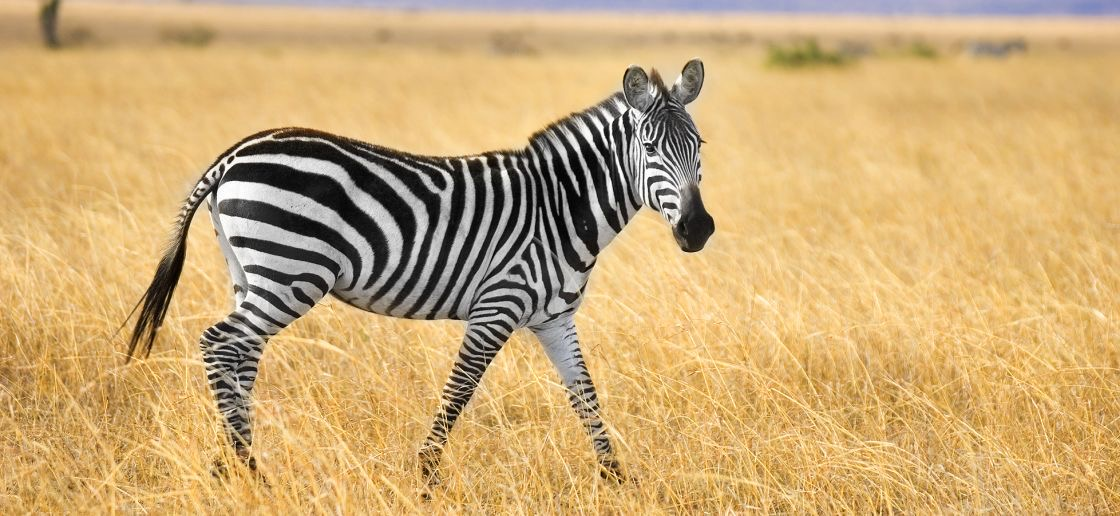
#> input picture Image Manipulation/image/IMG.JPG, 1120 x 516 px
$ python main.py
#> lines starting #> are read from the running program, lines starting #| are printed output that depends on the picture
import cv2
from matplotlib import pyplot


# PARTIE 1 : CALCUL D'HISTOGRAMMES :
#---------------------------------------------------------------------#
# image1 = np.zeros((4,4), dtype=np.float16)
# image1[0][0]=127/255
# image1[0][1]=127/255
# image1[0][2]=0
# image1[0][3]=1
# image1[1][0]=127/255
# image1[1][1]=0
# image1[1][2]=0
# image1[1][3]=1
# image1[2][0]=127/255
# image1[2][1]=0
# image1[2][2]=0
# image1[2][3]=1
# image1[3][0]=127/255
# image1[3][1]=127/255
# image1[3][2]=0
# image1[3][3]=1
# print(image1)
#pyplot.imshow(image1,cmap="gray")
#pyplot.show()
# pyplot.hist(image1.ravel(),256)
# pyplot.show()


#QUESTION 3 ET 4:
#------------#

# img2=cv2.imread("image/cafe.png")
# img3=cv2.imread("image/coeur.jpeg")
#
# rows = 2
# columns = 2
#
# # creer un figure
# fig = pyplot.figure(figsize=(10, 7))
#
# # Adds a subplot at the 1st position
# fig.add_subplot(rows, columns, 1)
# # showing image
# pyplot.imshow(img2)
#
# # Adds a subplot at the 2nd position
# fig.add_subplot(rows, columns, 2)
# # showing image
# pyplot.hist(img2.ravel(),256)
#
#
# # Adds a subplot at the 3  position
# fig.add_subplot(rows, columns, 3)
# # showing image
# pyplot.imshow(img3)
#
#
# # Adds a subplot at the 1st position
# fig.add_subplot(rows, columns, 4)
# # showing image
# pyplot.hist(img3.ravel(),256)
#
#
# pyplot.show()
# print("debug correct")
# #cv2.waitKey(0)
# cv2.destroyAllWindows()


# PARTIE 2 :NEGATIF D'UNE IMAGE
#---------------------------------------------------------------------#
#
# img=cv2.imread("image/ISABE_LUMI.BMP",0)
#
# #CETTE FONCTION PERMET DE PARCOURIR UNE IMAGE PIXEL
# #PAR PIXEL ET D'INVERSER LA COULEUR
# def inverserCouleur(img):
#     ligne, cols = img.shape
#     for i in range(ligne):
#         for j in range(cols):
#             img[i, j]=255-img[i, j]
#
#
# # creer un figure pour affichage des imqges avec leurs histogrammes
# rows = 2
# columns = 2
# fig = pyplot.figure(figsize=(10, 7))
# # 1 ere ligne 1 eme colone
# fig.add_subplot(rows, columns, 1)
# pyplot.imshow(img,cmap="gray")
# # 1 ere ligne 2 eme colone
# fig.add_subplot(rows, columns,2)
# pyplot.hist(img.ravel(),255)
#
# # 2 eme ligne 1 eme colone
# img2=img
# fig.add_subplot(rows, columns,3)
# inverserCouleur(img2)
# pyplot.imshow(img2,cmap="gray")
#
# # 2 eme ligne 1 eme colone
# fig.add_subplot(rows, columns,4)
# pyplot.hist(img2.ravel(),255)
# pyplot.show()


#PARTIE 3 : ETIREMENT D'HISTOGRAMME :
#---------------------------------------------------------------------#

img=cv2.imread("image/IMG.JPG",0)
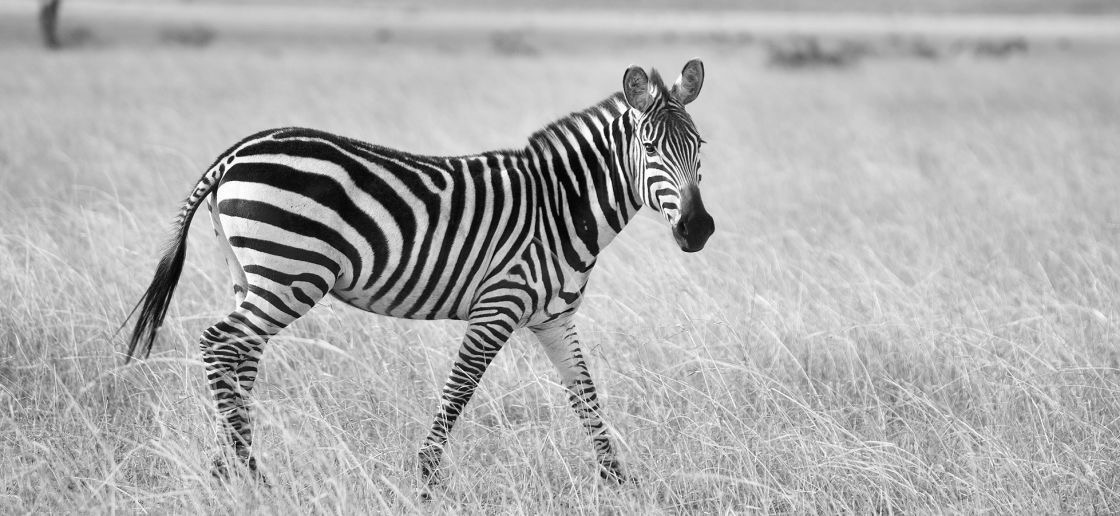
#> img: shape (516, 1120); min 0, max 255, mean 174.5
img2=img
img3=img

print(img)
#> (printed output is left out)

hist = cv2.calcHist([img], [0], None, [256], [0, 256])
#> hist = 256 values, max 12672 at index 198, min 40 at index 1, mean 2257.5
pyplot.hist(hist)
pyplot.xlabel("intensite")
pyplot.show()
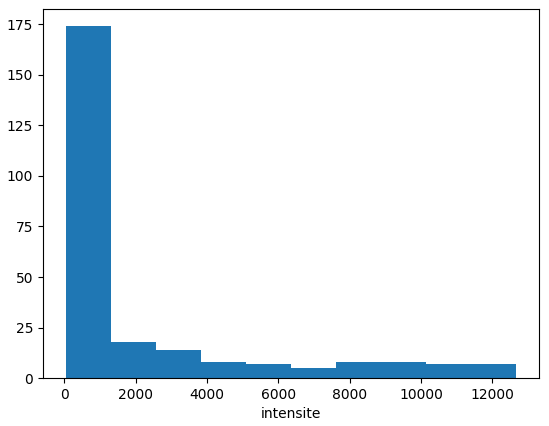
#> figure drawn by matplotlib, 1 panel; tallest bar 174 high, from x = 40 to 1303.2

$ run again, with Image Manipulation/image/ISABE_LUMI.BMP saved as Image Manipulation/image/IMG.JPG
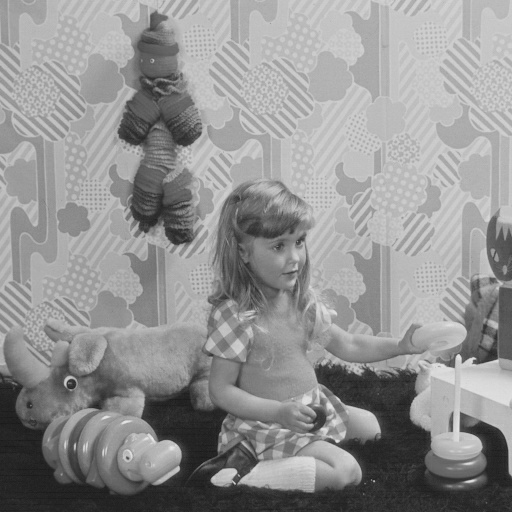
#> input picture Image Manipulation/image/ISABE_LUMI.BMP, 512 x 512 px
#> img is the input picture: shape (512, 512); min 23, max 235, mean 146.1
#> (printed output is left out)
#> hist = 256 values, max 4141 at index 186, min 0 at index 0, mean 1024
#> `pyplot.show()`:
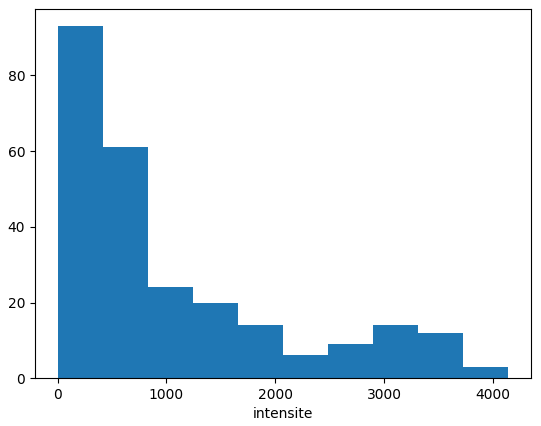
#> figure drawn by matplotlib, 1 panel; tallest bar 93 high, from x = 0 to 414.1
